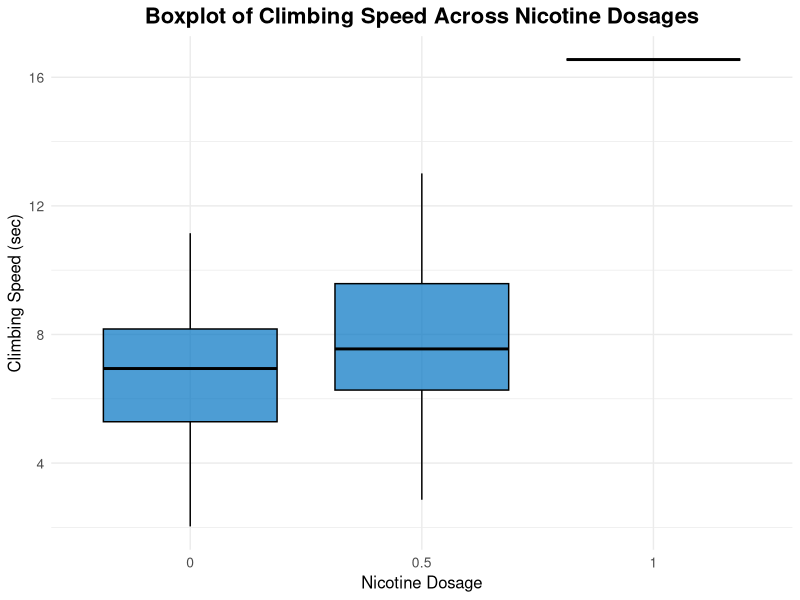
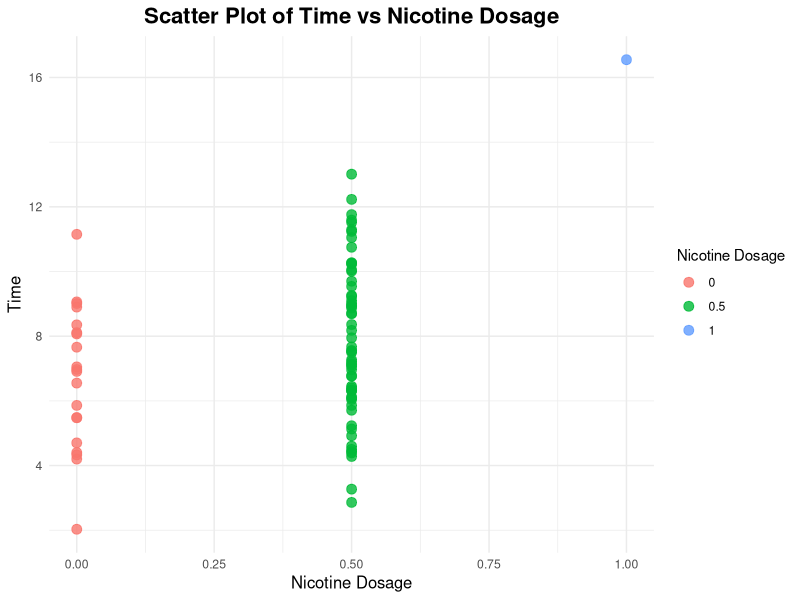
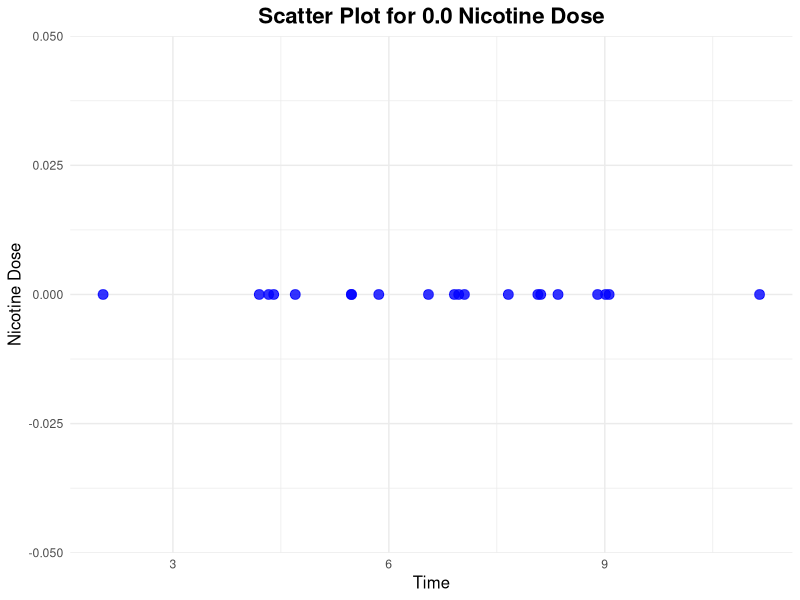
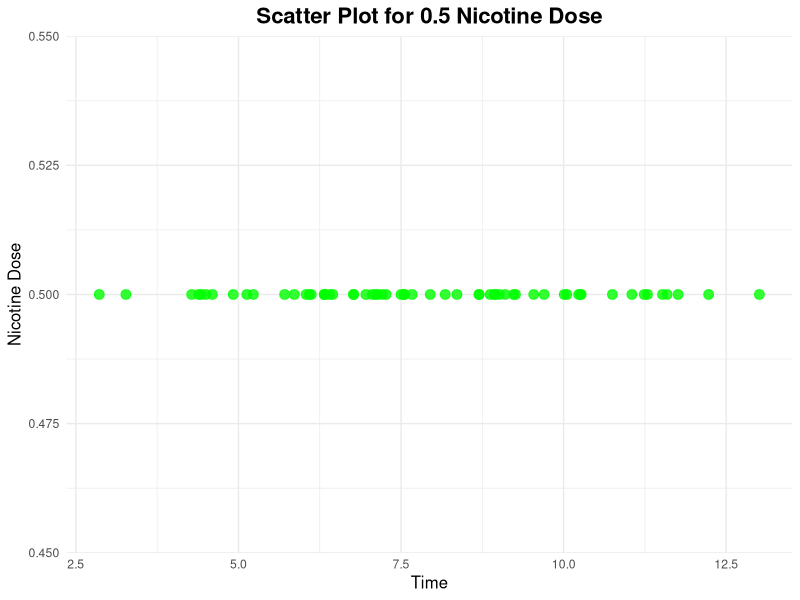
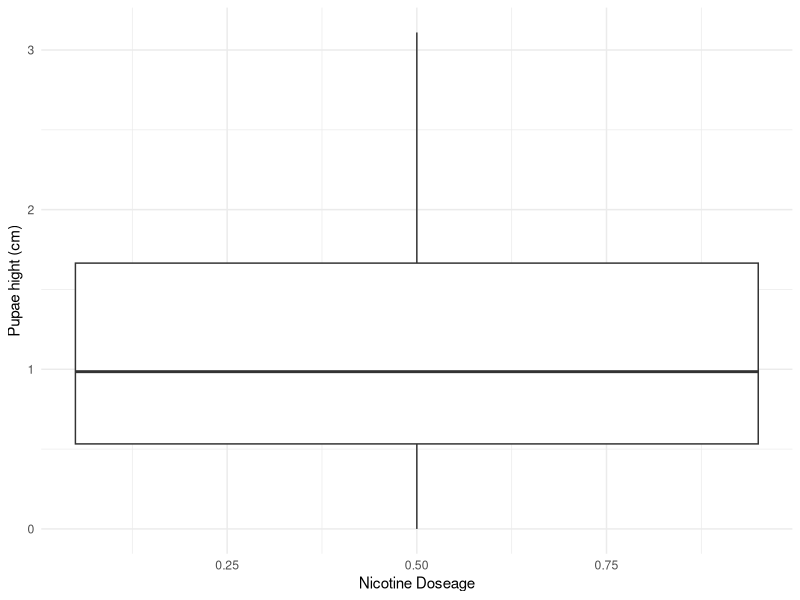
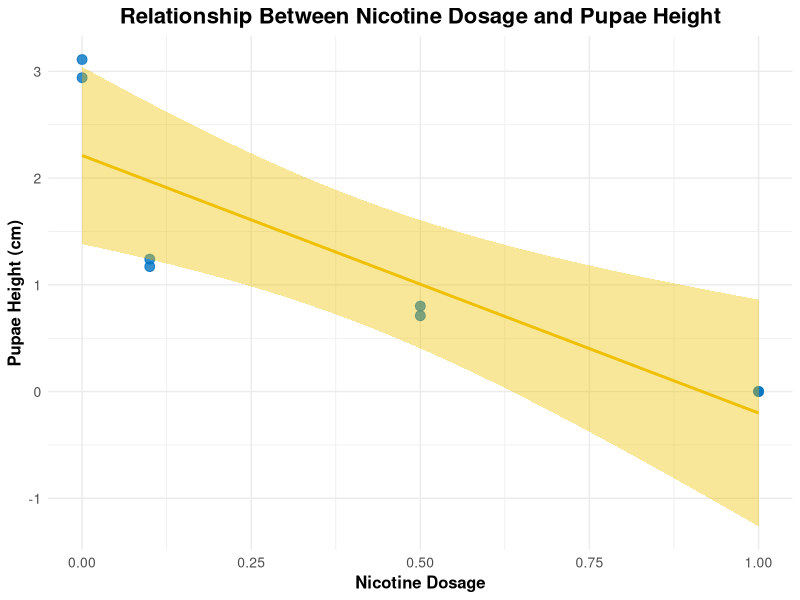
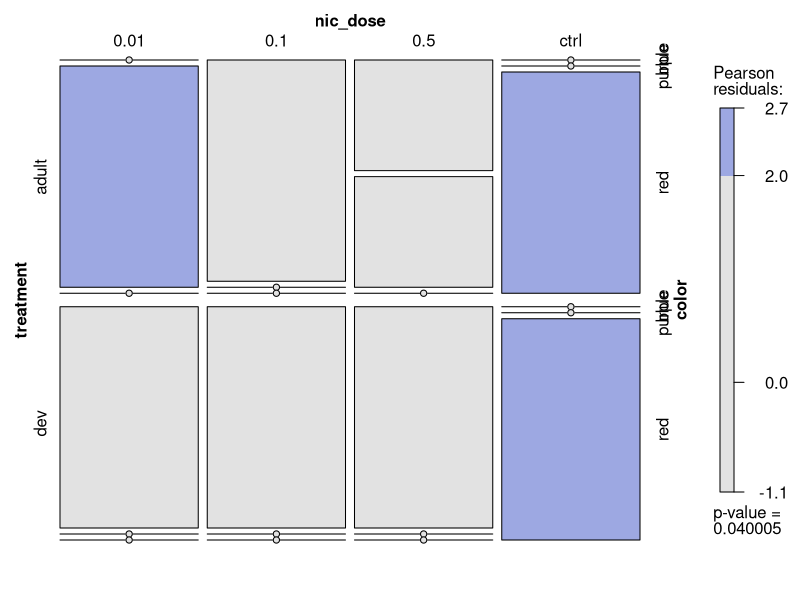

Recreate these plots in R, in order.
##Sage Sularz 
##Comparitive Physiology 
##Fall 2024


##          A Drosophila Model for Developmental Nicotine Exposure                     # #
##########################################################################################
#
# If Drosophila melanogaster consume a diet containing nicotine throughout their lives, they will
#show a preference for food with nicotine over a control and a marked decrease in fittness
#compared to fruit flies that have never ingested nicotine. Flies introduced to nicotine 
#during adulthood will show moderate effect when compared to control and developmental
#
##########################################################################################
#Library checkout
library(ggplot2)
library(dplyr)
library(tidyr)

setwd("~/Desktop/School /Comp. Physiology/LabWork/comp_physiology/Independent Proj/")
#call data
climbingdata <- read.csv(file = "climbingdata.csv") 
hightdata <- read.csv(file = "hightdata.csv") 
head(climbingdata)
head(hightdata)
############################################################################
##
# 1. Effect of nicotine concentration and life stage on climbing speed
##
############################################################################

#ANOVA
climbinganova <- aov(time ~ nic_dose, data = climbingdata)
summary(climbinganova)

sink("climbinganova.txt")  
print(summary(climbinganova))   
sink() 

ggplot(climbingdata, aes(x = as.factor(nic_dose), y = time)) +
  geom_boxplot(fill = "#0073C2FF", color = "black", alpha = 0.7) +
  labs(
    title = "Boxplot of Climbing Speed Across Nicotine Dosages",
    x = "Nicotine Dosage",
    y = "Climbing Speed (sec)"
  ) +
  theme_minimal() +
  theme(
    plot.title = element_text(hjust = 0.5, size = 16, face = "bold"),
    axis.title = element_text(size = 12),
    axis.text = element_text(size = 10),
    legend.position = "none"
  )



ggplot(climbingdata, aes(x = nic_dose, y = time, color = as.factor(nic_dose))) +
  geom_point(size = 3, alpha = 0.8) +
  labs(
    title = "Scatter Plot of Time vs Nicotine Dosage",
    x = "Nicotine Dosage",
    y = "Time",
    color = "Nicotine Dosage"
  ) +
  theme_minimal() +
  theme(
    plot.title = element_text(hjust = 0.5, size = 16, face = "bold"),
    axis.title = element_text(size = 12),
    legend.position = "right"
  )

# Filter the data for 0.0 dose
dose_0 <- climbingdata %>% filter(nic_dose == 0.0)

# Filter the data for 0.5 dose
dose_0_5 <- climbingdata %>% filter(nic_dose == 0.5)

# Plot for 0.0 dose
plot_0 <- ggplot(dose_0, aes(x = time, y = nic_dose)) +
  geom_point(color = "blue", size = 3, alpha = 0.8) +
  labs(
    title = "Scatter Plot for 0.0 Nicotine Dose",
    x = "Time",
    y = "Nicotine Dose"
  ) +
  theme_minimal() +
  theme(
    plot.title = element_text(hjust = 0.5, size = 16, face = "bold"),
    axis.title = element_text(size = 12)
  )

# Plot for 0.5 dose
plot_0_5 <- ggplot(dose_0_5, aes(x = time, y = nic_dose)) +
  geom_point(color = "green", size = 3, alpha = 0.8) +
  labs(
    title = "Scatter Plot for 0.5 Nicotine Dose",
    x = "Time",
    y = "Nicotine Dose"
  ) +
  theme_minimal() +
  theme(
    plot.title = element_text(hjust = 0.5, size = 16, face = "bold"),
    axis.title = element_text(size = 12)
  )

# Print the plots
print(plot_0)
print(plot_0_5)
############################################################################
##
# 2. Effect of nicotine concentration in development on puparium hight
##
############################################################################

#nicdata_filtered <- nicdata %>% filter(!is.na(length))
#head(nicdata_filtered)

pupaeanova <- aov(hight ~ nic_dose, data = hightdata)
summary(pupaeanova)


sink("pupaeanova.txt") 
print(summary(pupaeanova))       
sink()                     

ggplot(hightdata, aes(x=nic_dose, y=hight)) +
  geom_boxplot() +
  labs(x="Nicotine Doseage", y="Pupae hight (cm)") +
  theme_minimal() +
  theme(legend.position = "top") 

ggplot(hightdata, aes(x = nic_dose, y = hight)) +
  geom_point(color = "#0073C2FF", size = 3, alpha = 0.8) + 
  geom_smooth(method = "lm", se = TRUE, color = "#EFC000FF", fill = "#EFC00033") +
  labs(
    title = "Relationship Between Nicotine Dosage and Pupae Height",
    x = "Nicotine Dosage",
    y = "Pupae Height (cm)"
  ) +
  theme_minimal() +
  theme(
    plot.title = element_text(hjust = 0.5, size = 16, face = "bold"),
    axis.title = element_text(size = 12, face = "bold"),
    axis.text = element_text(size = 10),
    legend.position = "none"
  )
ggsave("Nicotine_vs_Pupae_Height.pdf", plot = plot, width = 8, height = 6)

############################################################################
##
# 3. Effect of nicotine concentration and life stage on food preference
##
############################################################################

color_assay_data <- read.csv(file = "color_assay.csv") 
head(color_assay_data)

contingency_table <- table(
  treatment = color_assay_data$treatment,
  nic_dose = color_assay_data$nic_dose,
  color = color_assay_data$color
)
head(contingency_table)
# Fit and summarize the saturated model
library(MASS)
saturated_model <- loglm(~ treatment * nic_dose * color, data = contingency_table)
summary(saturated_model)

# Fit a reduced model and compare
reduced_model <- loglm(~ treatment + nic_dose + color + treatment:nic_dose + treatment:color + nic_dose:color, data = contingency_table)
anova(saturated_model, reduced_model)

# Visualize the table
library(grid)
library(vcd)
mosaic(contingency_table, shade = TRUE, legend = TRUE)



